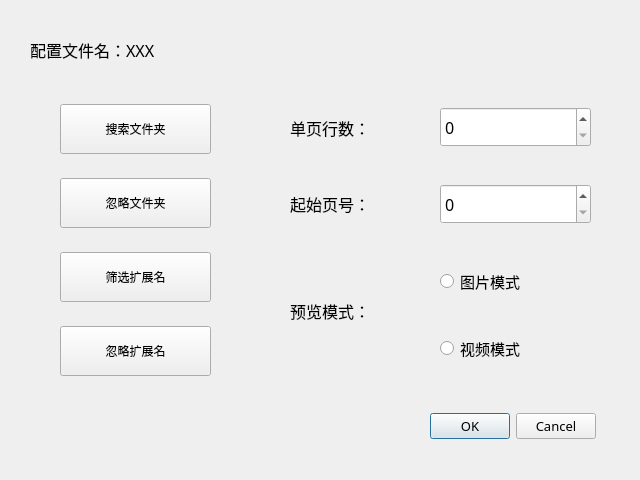
<?xml version="1.0" encoding="UTF-8"?>
<ui version="4.0">
 <class>setingWindow</class>
 <widget class="QDialog" name="setingWindow">
  <property name="geometry">
   <rect>
    <x>0</x>
    <y>0</y>
    <width>640</width>
    <height>480</height>
   </rect>
  </property>
  <property name="font">
   <font>
    <family>宋体</family>
   </font>
  </property>
  <property name="windowTitle">
   <string>Dialog</string>
  </property>
  <widget class="QLabel" name="titleLabel">
   <property name="geometry">
    <rect>
     <x>30</x>
     <y>20</y>
     <width>580</width>
     <height>60</height>
    </rect>
   </property>
   <property name="font">
    <font>
     <pointsize>12</pointsize>
    </font>
   </property>
   <property name="text">
    <string>配置文件名：XXX</string>
   </property>
  </widget>
  <widget class="QWidget" name="verticalLayoutWidget">
   <property name="geometry">
    <rect>
     <x>60</x>
     <y>80</y>
     <width>151</width>
     <height>321</height>
    </rect>
   </property>
   <layout class="QVBoxLayout" name="verticalLayout">
    <property name="spacing">
     <number>0</number>
    </property>
    <item>
     <widget class="QPushButton" name="btnDirList">
      <property name="minimumSize">
       <size>
        <width>0</width>
        <height>50</height>
       </size>
      </property>
      <property name="text">
       <string>搜索文件夹</string>
      </property>
     </widget>
    </item>
    <item>
     <widget class="QPushButton" name="btnDirIgnore">
      <property name="minimumSize">
       <size>
        <width>0</width>
        <height>50</height>
       </size>
      </property>
      <property name="text">
       <string>忽略文件夹</string>
      </property>
     </widget>
    </item>
    <item>
     <widget class="QPushButton" name="btnExtList">
      <property name="minimumSize">
       <size>
        <width>0</width>
        <height>50</height>
       </size>
      </property>
      <property name="text">
       <string>筛选扩展名</string>
      </property>
     </widget>
    </item>
    <item>
     <widget class="QPushButton" name="btnExtIgnore">
      <property name="minimumSize">
       <size>
        <width>0</width>
        <height>50</height>
       </size>
      </property>
      <property name="text">
       <string>忽略扩展名</string>
      </property>
     </widget>
    </item>
   </layout>
  </widget>
  <widget class="QWidget" name="verticalLayoutWidget_2">
   <property name="geometry">
    <rect>
     <x>440</x>
     <y>70</y>
     <width>151</width>
     <height>191</height>
    </rect>
   </property>
   <layout class="QVBoxLayout" name="verticalLayout_2">
    <property name="spacing">
     <number>0</number>
    </property>
    <item>
     <widget class="QSpinBox" name="spinBoxMaxRow">
      <property name="minimumSize">
       <size>
        <width>0</width>
        <height>40</height>
       </size>
      </property>
      <property name="font">
       <font>
        <family>宋体</family>
        <pointsize>12</pointsize>
       </font>
      </property>
     </widget>
    </item>
    <item>
     <widget class="QSpinBox" name="spinBoxStartPage">
      <property name="minimumSize">
       <size>
        <width>0</width>
        <height>40</height>
       </size>
      </property>
      <property name="font">
       <font>
        <pointsize>12</pointsize>
       </font>
      </property>
     </widget>
    </item>
   </layout>
  </widget>
  <widget class="QWidget" name="verticalLayoutWidget_3">
   <property name="geometry">
    <rect>
     <x>290</x>
     <y>90</y>
     <width>112</width>
     <height>151</height>
    </rect>
   </property>
   <layout class="QVBoxLayout" name="verticalLayout_3">
    <property name="spacing">
     <number>0</number>
    </property>
    <item>
     <widget class="QLabel" name="label_2">
      <property name="minimumSize">
       <size>
        <width>0</width>
        <height>40</height>
       </size>
      </property>
      <property name="font">
       <font>
        <pointsize>12</pointsize>
       </font>
      </property>
      <property name="text">
       <string>单页行数：</string>
      </property>
     </widget>
    </item>
    <item>
     <widget class="QLabel" name="label_3">
      <property name="minimumSize">
       <size>
        <width>0</width>
        <height>40</height>
       </size>
      </property>
      <property name="font">
       <font>
        <pointsize>12</pointsize>
       </font>
      </property>
      <property name="text">
       <string>起始页号：</string>
      </property>
     </widget>
    </item>
   </layout>
  </widget>
  <widget class="QLabel" name="label_4">
   <property name="geometry">
    <rect>
     <x>290</x>
     <y>260</y>
     <width>110</width>
     <height>101</height>
    </rect>
   </property>
   <property name="minimumSize">
    <size>
     <width>0</width>
     <height>60</height>
    </size>
   </property>
   <property name="font">
    <font>
     <pointsize>12</pointsize>
    </font>
   </property>
   <property name="text">
    <string>预览模式：</string>
   </property>
  </widget>
  <widget class="QWidget" name="verticalLayoutWidget_4">
   <property name="geometry">
    <rect>
     <x>440</x>
     <y>240</y>
     <width>160</width>
     <height>151</height>
    </rect>
   </property>
   <layout class="QVBoxLayout" name="verticalLayout_4">
    <item>
     <widget class="QRadioButton" name="rbtnImage">
      <property name="minimumSize">
       <size>
        <width>0</width>
        <height>40</height>
       </size>
      </property>
      <property name="font">
       <font>
        <pointsize>11</pointsize>
       </font>
      </property>
      <property name="text">
       <string>图片模式</string>
      </property>
     </widget>
    </item>
    <item>
     <widget class="QRadioButton" name="rbtnVideo">
      <property name="minimumSize">
       <size>
        <width>0</width>
        <height>40</height>
       </size>
      </property>
      <property name="font">
       <font>
        <pointsize>11</pointsize>
       </font>
      </property>
      <property name="text">
       <string>视频模式</string>
      </property>
     </widget>
    </item>
   </layout>
  </widget>
  <widget class="QDialogButtonBox" name="btnBoxConfirm">
   <property name="geometry">
    <rect>
     <x>380</x>
     <y>410</y>
     <width>216</width>
     <height>32</height>
    </rect>
   </property>
   <property name="font">
    <font>
     <pointsize>10</pointsize>
    </font>
   </property>
   <property name="standardButtons">
    <set>QDialogButtonBox::Cancel|QDialogButtonBox::Ok</set>
   </property>
  </widget>
 </widget>
 <resources/>
 <connections/>
</ui>
